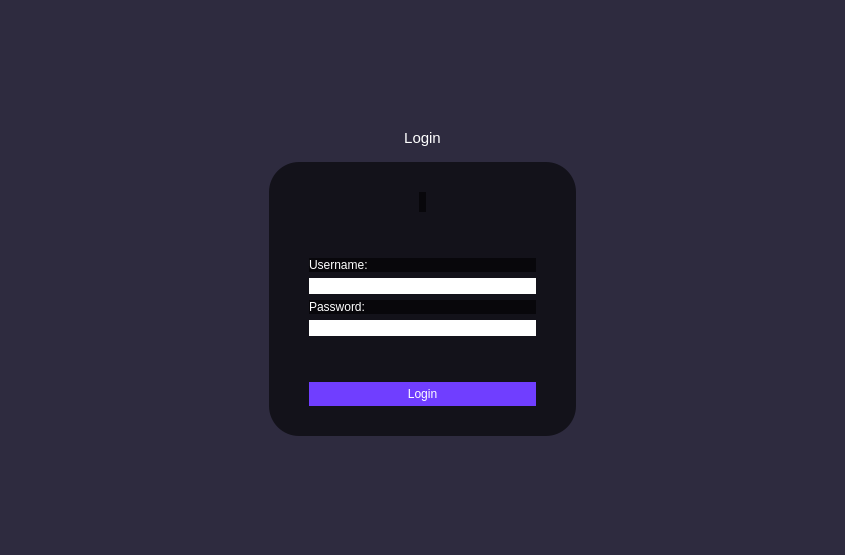
<?xml version="1.0" encoding="UTF-8"?>
<ui version="4.0">
 <class>MainWindow</class>
 <widget class="QMainWindow" name="MainWindow">
  <property name="geometry">
   <rect>
    <x>0</x>
    <y>0</y>
    <width>845</width>
    <height>555</height>
   </rect>
  </property>
  <property name="windowTitle">
   <string>MainWindow</string>
  </property>
  <property name="styleSheet">
   <string notr="true">*{
	border: none;
	background: none;
	padding: 0;
	margin: 0;
	color: #fff;
	font-size: 12px;
}

#centralwidget {
	
	background-color: #2E2B3F;
}
</string>
  </property>
  <widget class="QWidget" name="centralwidget">
   <layout class="QGridLayout" name="gridLayout_3">
    <item row="3" column="0">
     <spacer name="horizontalSpacer_3">
      <property name="orientation">
       <enum>Qt::Horizontal</enum>
      </property>
      <property name="sizeHint" stdset="0">
       <size>
        <width>40</width>
        <height>20</height>
       </size>
      </property>
     </spacer>
    </item>
    <item row="3" column="2">
     <spacer name="horizontalSpacer_4">
      <property name="orientation">
       <enum>Qt::Horizontal</enum>
      </property>
      <property name="sizeHint" stdset="0">
       <size>
        <width>40</width>
        <height>20</height>
       </size>
      </property>
     </spacer>
    </item>
    <item row="3" column="1">
     <widget class="QWidget" name="widget" native="true">
      <property name="styleSheet">
       <string notr="true">background-color:rgba(0, 0, 0, 150);
border-radius: 30px;</string>
      </property>
      <layout class="QVBoxLayout" name="verticalLayout">
       <property name="leftMargin">
        <number>40</number>
       </property>
       <property name="topMargin">
        <number>30</number>
       </property>
       <property name="rightMargin">
        <number>40</number>
       </property>
       <property name="bottomMargin">
        <number>30</number>
       </property>
       <item>
        <layout class="QGridLayout" name="gridLayout">
         <item row="0" column="0">
          <spacer name="horizontalSpacer">
           <property name="orientation">
            <enum>Qt::Horizontal</enum>
           </property>
           <property name="sizeType">
            <enum>QSizePolicy::Fixed</enum>
           </property>
           <property name="sizeHint" stdset="0">
            <size>
             <width>110</width>
             <height>20</height>
            </size>
           </property>
          </spacer>
         </item>
         <item row="0" column="1">
          <widget class="QLabel" name="label">
           <property name="text">
            <string/>
           </property>
           <property name="pixmap">
            <pixmap>D:/SEGi Kota Damansara/Semesters/Year 3/Y3 Sem 1/Final Year Project 1/System Components/logo.png</pixmap>
           </property>
           <property name="scaledContents">
            <bool>true</bool>
           </property>
          </widget>
         </item>
         <item row="0" column="2">
          <spacer name="horizontalSpacer_2">
           <property name="orientation">
            <enum>Qt::Horizontal</enum>
           </property>
           <property name="sizeType">
            <enum>QSizePolicy::Fixed</enum>
           </property>
           <property name="sizeHint" stdset="0">
            <size>
             <width>110</width>
             <height>20</height>
            </size>
           </property>
          </spacer>
         </item>
        </layout>
       </item>
       <item>
        <spacer name="verticalSpacer">
         <property name="orientation">
          <enum>Qt::Vertical</enum>
         </property>
         <property name="sizeHint" stdset="0">
          <size>
           <width>20</width>
           <height>40</height>
          </size>
         </property>
        </spacer>
       </item>
       <item>
        <layout class="QGridLayout" name="gridLayout_2">
         <item row="5" column="0">
          <widget class="QLabel" name="passwordLabel_2">
           <property name="font">
            <font>
             <pointsize>-1</pointsize>
            </font>
           </property>
           <property name="styleSheet">
            <string notr="true">color: white</string>
           </property>
           <property name="text">
            <string>Password:</string>
           </property>
          </widget>
         </item>
         <item row="9" column="0">
          <widget class="QPushButton" name="loginButton_2">
           <property name="enabled">
            <bool>true</bool>
           </property>
           <property name="font">
            <font>
             <pointsize>-1</pointsize>
            </font>
           </property>
           <property name="autoFillBackground">
            <bool>false</bool>
           </property>
           <property name="styleSheet">
            <string notr="true">QPushButton {
    background-color: #703EFF;
	color: white;
    border-radius: 20px;
    border-style: outset;
    padding: 5px;
    }

QPushButton:pressed {
    border-style: inset;
    }</string>
           </property>
           <property name="text">
            <string>Login</string>
           </property>
          </widget>
         </item>
         <item row="7" column="0">
          <widget class="QLineEdit" name="passwordEditText_2">
           <property name="styleSheet">
            <string notr="true">background-color: white</string>
           </property>
          </widget>
         </item>
         <item row="8" column="0">
          <spacer name="verticalSpacer_4">
           <property name="orientation">
            <enum>Qt::Vertical</enum>
           </property>
           <property name="sizeHint" stdset="0">
            <size>
             <width>20</width>
             <height>40</height>
            </size>
           </property>
          </spacer>
         </item>
         <item row="4" column="0">
          <widget class="QLineEdit" name="usernameEditText_2">
           <property name="styleSheet">
            <string notr="true">background-color: white</string>
           </property>
          </widget>
         </item>
         <item row="3" column="0">
          <widget class="QLabel" name="usernameLabel_2">
           <property name="font">
            <font>
             <pointsize>-1</pointsize>
            </font>
           </property>
           <property name="styleSheet">
            <string notr="true">color:white</string>
           </property>
           <property name="text">
            <string>Username:</string>
           </property>
          </widget>
         </item>
        </layout>
       </item>
      </layout>
     </widget>
    </item>
    <item row="1" column="1">
     <widget class="QWidget" name="widget_2" native="true">
      <layout class="QVBoxLayout" name="verticalLayout_2">
       <item>
        <widget class="QLabel" name="loginRegisterLabel">
         <property name="font">
          <font>
           <pointsize>-1</pointsize>
          </font>
         </property>
         <property name="styleSheet">
          <string notr="true">font-size: 15px;</string>
         </property>
         <property name="text">
          <string>Login</string>
         </property>
         <property name="alignment">
          <set>Qt::AlignCenter</set>
         </property>
        </widget>
       </item>
      </layout>
     </widget>
    </item>
    <item row="4" column="1">
     <spacer name="verticalSpacer_2">
      <property name="orientation">
       <enum>Qt::Vertical</enum>
      </property>
      <property name="sizeHint" stdset="0">
       <size>
        <width>20</width>
        <height>40</height>
       </size>
      </property>
     </spacer>
    </item>
    <item row="0" column="1">
     <spacer name="verticalSpacer_3">
      <property name="orientation">
       <enum>Qt::Vertical</enum>
      </property>
      <property name="sizeHint" stdset="0">
       <size>
        <width>20</width>
        <height>40</height>
       </size>
      </property>
     </spacer>
    </item>
   </layout>
  </widget>
 </widget>
 <resources/>
 <connections/>
</ui>
